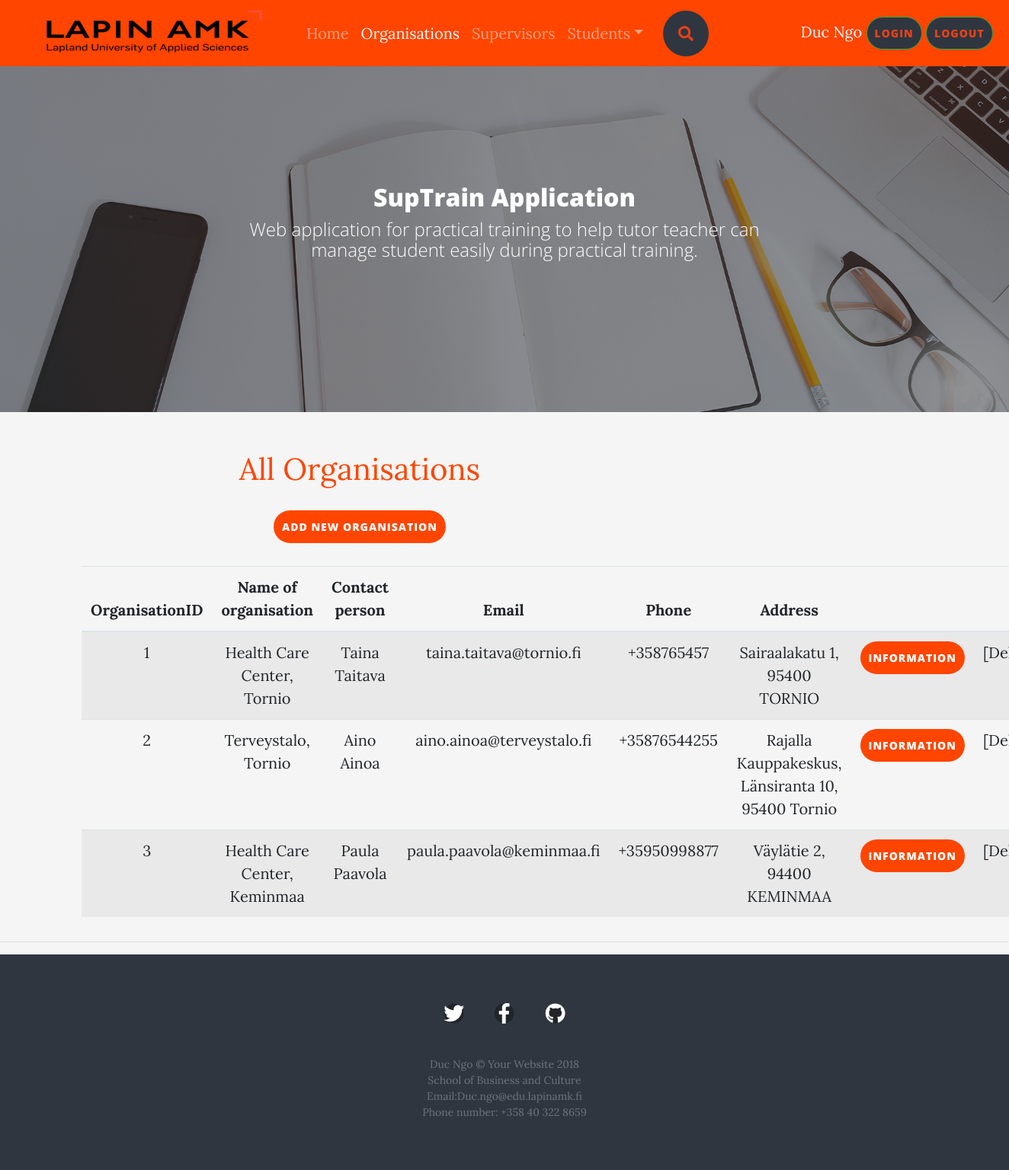
Screenshot of /SuptrainApplication.php?page=organisations (signed in) with the database file from the repository.
### tables this page shows
CREATE TABLE `organization` (
  `organizationID` int(11) NOT NULL,
  `name` varchar(150) NOT NULL,
  `address` varchar(150) NOT NULL,
  `contactperson` varchar(100) NOT NULL,
  `email` varchar(100) NOT NULL,
  `phone` varchar(30) NOT NULL
);

### php/organisations.php (the view, shortened to what this page needs)
<?php
include('dbConnect.php');
$sql="SELECT *
		FROM `organization`
		WHERE organizationID";
$result=$conn->query($sql);
?>
<div class="text-center">
<h1 class="h1 mb-3 font-weight-normal title">All Organisations</h1>
<p><a class="btn information" href="SuptrainApplication.php?page=newOrganisation">Add New Organisation</a></p>
<table class="table table-striped">
    <thead>
      <tr>
		<th>OrganisationID</th><th>Name of organisation</th><th>Contact person</th><th>Email</th><th>Phone</th>
		<th>Address</th><th></th><th></th>
      </tr>
    </thead>
    <tbody>
      <?php
	  while($row=$result->fetch_assoc()){
		  echo '<tr>';
		  echo '<td><a class="mystyle2" href="SuptrainApplication.php?page=organisations&group='.$row['organizationID'].'">'.$row['organizationID'].'</a></td>';
			echo '<td>'.$row['name'].'</td>';
			echo '<td>'.$row['contactperson'].'</td>';
			echo '<td>'.$row['email'].'</td>';
			echo '<td>'.$row['phone'].'</td>';
			echo '<td>'.$row['address'].'</td>';
			echo '<td><a class="btn information" href="SuptrainApplication.php?page=organisationInfo&id='.$row['organizationID'].'">Information</a></td>';
			echo '<td><a class="mystyle2"  href="php/delOrganisation.php?&id='.$row['organizationID'].'">[Delete]</a></td>';
		  echo '</tr>';
	  }
	  ?>
    </tbody>
  </table>
  </div>

### css/starter-template.css (style rules this page uses)
body { padding-top: 5rem; }

### css/signin.css (style rules this page uses)
html, body { height: 100%; }
body { display: -ms-flexbox; align-items: center; padding-top: 40px; padding-bottom: 40px; background-color: #f5f5f5; }
.information { color:white!important; background-color: orangered!important; text-decoration:none!important; border-radius: 40px; padding: 10px; }
.mystyle2 { text-decoration:none!important; }
.title { color:orangered!important; }
.th, td { padding: 10px; margin:10px; }

### rows the page displays
organization: organizationID "1", name "Health Care Center, Tornio", contactperson "Taina Taitava", email "taina.taitava@tornio.fi", phone "+358765457", address "Sairaalakatu 1, 95400 TORNIO"
organization: organizationID "2", name "Terveystalo, Tornio", contactperson "Aino Ainoa", email "aino.ainoa@terveystalo.fi", phone "+35876544255", address "Rajalla Kauppakeskus, Länsiranta 10, 95400 Tornio"
organization: organizationID "3", name "Health Care Center, Keminmaa", contactperson "Paula Paavola", email "paula.paavola@keminmaa.fi", phone "+35950998877", address "Väylätie 2, 94400 KEMINMAA"

### other values shown
$_SESSION['user'] "Duc Ngo"
